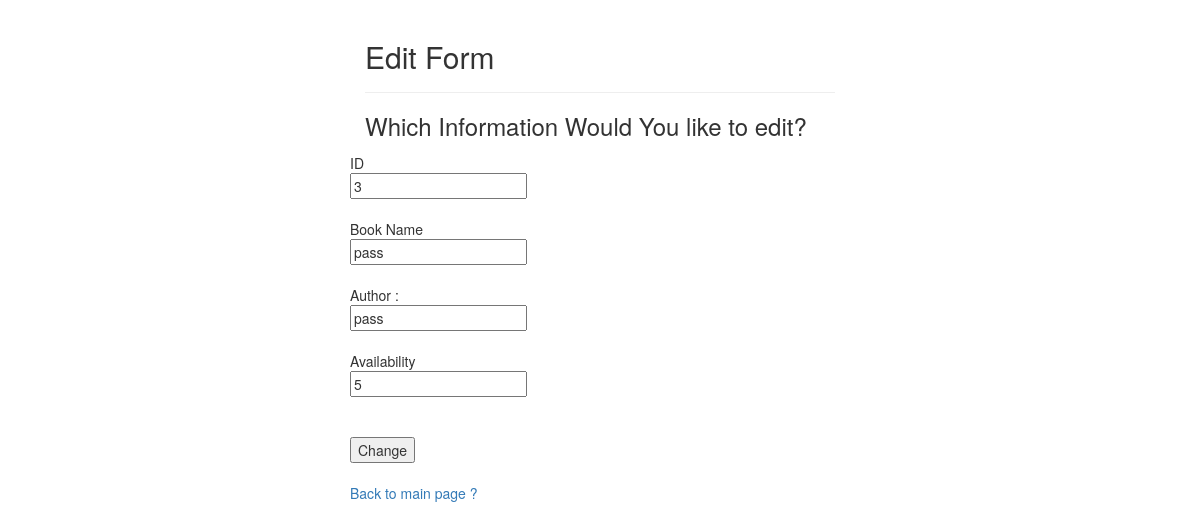
Page /Admin/update.php?id=3 on the committed database.
### tables this page shows
CREATE TABLE `books` (
  `book_id` int(10) NOT NULL,
  `book_name` varchar(255) NOT NULL,
  `book_author` varchar(255) NOT NULL,
  `availability` tinyint(1) NOT NULL
);

### Admin/update.php (the view, shortened to what this page needs)
<?php
include_once ('..\db.php');
$id= $_GET['id'];
$select = "SELECT * FROM books WHERE book_id='$id'" ;
$result = mysqli_query($conn , $select );
$row = mysqli_fetch_assoc($result);
?>
<html>
<head>
    <link rel="stylesheet" href="https://maxcdn.bootstrapcdn.com/bootstrap/3.3.7/css/bootstrap.css">
</head>
<body>
    <div class="wrapper">
        <div class="container-fluid">
            <div class="row">
                <div class="col-md-12">
                    <div class="page-header">
                        <h2>Edit Form</h2>
                    </div>
                    <h3>Which Information Would You like to edit?</h3>
                        </div>
                        <div style="padding-bottom:5px;">
                        </div>
                        ID <br>
                        <input type="number" name="id" readonly  value="<?= (isset($row['book_id'])) ? $row['book_id'] : ''; ?>" />
                        <br>
                        <br>
                        Book Name <br>
                        <input type="text" name="book_name" class="txtField" value="<?= (isset($row['book_name'])) ? $row['book_name'] : ''; ?>" />
                        <br>
                        <br>
                        Author :<br>
                        <input type="text" name="book_author" class="txtField"  value="<?= (isset($row['book_author'])) ? $row['book_author'] : ''; ?>" />
                        <br>
                        <br>
                        Availability<br>
                        <input type="text" name="availability" class="txtField" value="<?= (isset($row['availability'])) ? $row['availability'] : ''; ?>" />
                        <br>
                        <br>
                        <br>
                        <input type="submit" name="submit" value="Change" class="buttom">
                        <br>
                        <br>
                        <a href="admin.php">Back to main page ?</a>
                </div>
            </div>
        </div>
</body>
</html>

### Admin/update.php (style rules this page uses)
.wrapper { width: 500px; margin: 0 auto; }

### rows in the picture
books: id "3", book_name "pass", book_author "pass", availability "5"
